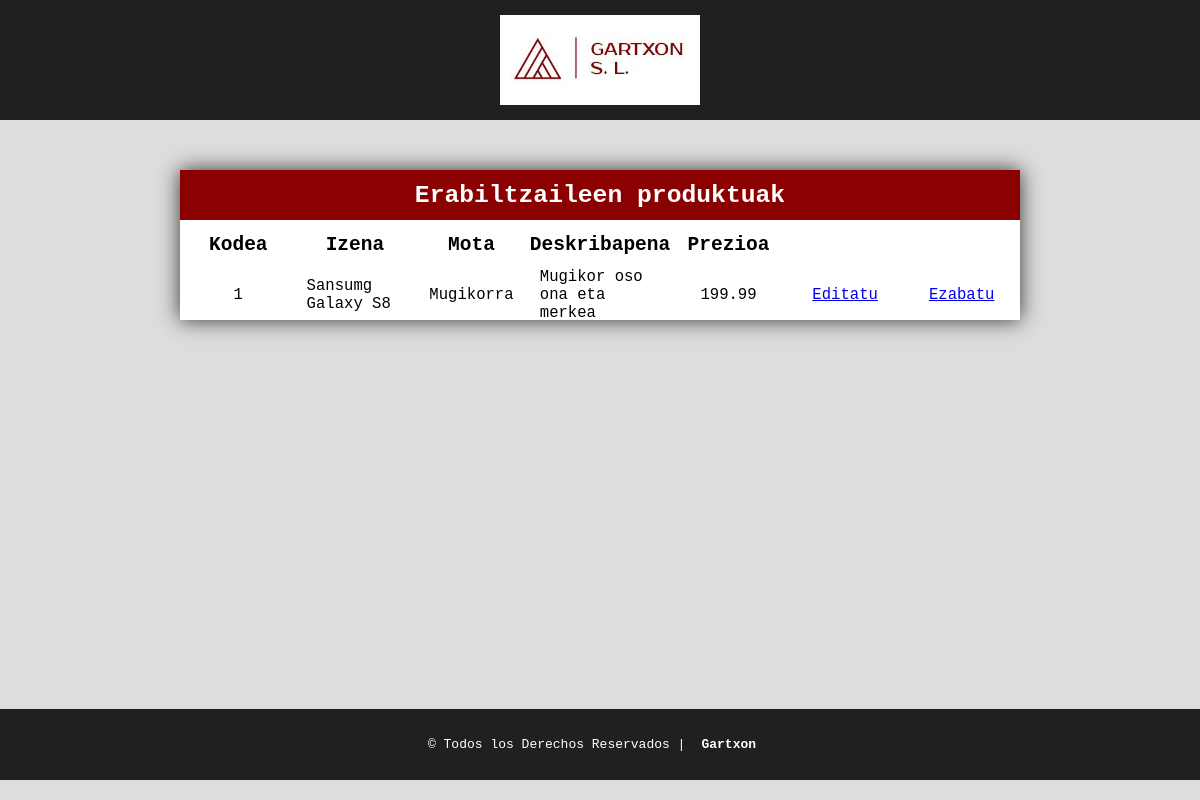
Screenshot of /app/produktuOsoa.php?kodea=1 with the database file from the repository.
### tables this page shows
CREATE TABLE `Produktuak` (
  `Kodea` int(11) NOT NULL,
  `Izena` varchar(20) NOT NULL,
  `Mota` varchar(20) NOT NULL,
  `Deskribapena` varchar(250) NOT NULL,
  `Prezioa` float NOT NULL
);

### app/produktuOsoa.php (the view, shortened to what this page needs)
<?php
    $hostname = "db";
    $username = "admin";
    $password = "test";
    $db = "database";
    $conn = new mysqli($hostname,$username,$password,$db);
    $conn->set_charset('utf8');
    $Kode = $_SESSION["kode"];
    $kontsulta = "SELECT * FROM Produktuak WHERE Kodea = ?";
?>
<!DOCTYPE html>
<html>
    <head>
        <link rel="stylesheet" type="text/css" href="./CSS/produktuOsoa.css">
    </head>
    <?php
    if(isset($_SESSION['izena'])) {
        echo"<body onload='hasi()' onkeypress='itxi()' onclick='itxi()'>";
    } else {
        echo"<body>";
    }
    ?>
        <header class="header">
            <br>
            <div class="conimg">
                <a href="index.php" target="_self" target="_blank"><img class="logo-principal" src="irudiak/gartxon1.jpg" alt="Gartxon S.L."></a>
            </div>
            <br>
        </header>
        <div class="container-table">
            <div class="table__title">Erabiltzaileen produktuak</div>
            <div class="table__header">Kodea</div>
            <div class="table__header">Izena</div>
            <div class="table__header">Mota</div>
            <div class="table__header">Deskribapena</div>
            <div class="table__header">Prezioa</div>
            <div class="table__header"></div>
            <div class="table__header"></div>
            <?php $kontsultaBerria = $conn->prepare($kontsulta);
            $kontsultaBerria->bind_param('s', $Kode);
            $kontsultaBerria->execute();
            $emaitza = $kontsultaBerria->get_result();
            while($row = $emaitza->fetch_row()){?>
            <div class="table__item"><?php echo $row[0];?></div>
            <div class="table__item"><?php echo $row[1];?></div>
            <div class="table__item"><?php echo $row[2];?></div>
            <div class="table__item"><?php echo $row[3];?></div>
            <div class="table__item"><?php echo $row[4];?></div>
            <div class="table__item"><a href='produktuaAldatu.php'>Editatu</a></div>
            <div class="table__item"><a href='#' onclick="galdetu(<?php echo[0]?>)">Ezabatu</a></div>
            <?php } $kontsultaBerria->close();?>
        </div>
        <footer>
            <div class="copyright">
                &#169 Todos los Derechos Reservados |<a href="index.php">Gartxon</a>
            </div>
        </footer>
    </body>
</html>

### app/CSS/produktuOsoa.css (style rules this page uses)
* { margin: 0; padding: 0; box-sizing: border-box; }
body { background: #ddd; font-family: monospace; }
.header { background: #202020; display: block; margin: 0; }
.logo-principal { width: 200px; display: block; margin: auto; }
.container-table { width: 70%; background: white; margin: 50px auto; box-shadow: 0 0 20px #333; display: grid; grid-template-columns: repeat(7, 1fr); grid-auto-rows: 50px; }
.table__title { grid-column-start: 1; grid-column-end: 8; background: darkred; color: white; display: flex; justify-content: center; align-items: center; font-weight: bold; font-size: 1.9em; }
.table__header, .table__item { display: flex; justify-content: center; align-items: center; }
.table__header { font-weight: bold; font-size: 1.5em; }
.table__item { padding: 10px; font-size: 1.2em; }
footer { position: absolute; bottom: 0; width: 100%; }
.copyright { width: 100%; background: #202020; display: flex; padding: 20px; color: white; text-align: center; align-items: center; justify-content: center; margin-top: 0; margin-bottom: 20px; }
.copyright a { text-align: center; display: block; color: white; text-decoration: none; padding: 0.5rem 1rem; transition: all 0.4s linear; border-radius: 7px; font-weight: bold; }

### rows the page displays
produktuak: Kodea "1", Izena "Sansumg Galaxy S8", Mota "Mugikorra", Deskribapena "Mugikor oso ona eta merkea", Prezioa "199.99"
